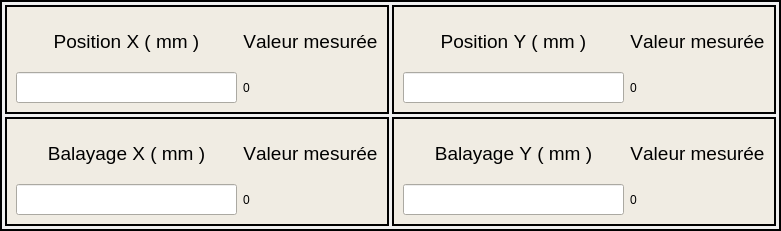
       <widget class="QFrame" name="frameSPECS2">
        <property name="geometry">
         <rect>
          <x>30</x>
          <y>460</y>
          <width>781</width>
          <height>231</height>
         </rect>
        </property>
        <property name="minimumSize">
         <size>
          <width>16</width>
          <height>196</height>
         </size>
        </property>
        <property name="palette">
         <palette>
          <active/>
          <inactive/>
          <disabled/>
         </palette>
        </property>
        <property name="autoFillBackground">
         <bool>false</bool>
        </property>
        <property name="frameShape">
         <enum>QFrame::Shape::WinPanel</enum>
        </property>
        <property name="frameShadow">
         <enum>QFrame::Shadow::Plain</enum>
        </property>
        <property name="lineWidth">
         <number>1</number>
        </property>
        <property name="midLineWidth">
         <number>0</number>
        </property>
        <layout class="QGridLayout">
         <property name="margin" stdset="0">
          <number>3</number>
         </property>
         <property name="spacing">
          <number>3</number>
         </property>
         <item row="1" column="1">
          <widget class="QFrame" name="frameBalayageY">
           <property name="palette">
            <palette>
             <active>
              <colorrole role="Base">
               <brush brushstyle="SolidPattern">
                <color alpha="255">
                 <red>255</red>
                 <green>255</green>
                 <blue>255</blue>
                </color>
               </brush>
              </colorrole>
              <colorrole role="Window">
               <brush brushstyle="SolidPattern">
                <color alpha="255">
                 <red>240</red>
                 <green>236</green>
                 <blue>227</blue>
                </color>
               </brush>
              </colorrole>
             </active>
             <inactive>
              <colorrole role="Base">
               <brush brushstyle="SolidPattern">
                <color alpha="255">
                 <red>255</red>
                 <green>255</green>
                 <blue>255</blue>
                </color>
               </brush>
              </colorrole>
              <colorrole role="Window">
               <brush brushstyle="SolidPattern">
                <color alpha="255">
                 <red>240</red>
                 <green>236</green>
                 <blue>227</blue>
                </color>
               </brush>
              </colorrole>
             </inactive>
             <disabled>
              <colorrole role="Base">
               <brush brushstyle="SolidPattern">
                <color alpha="255">
                 <red>240</red>
                 <green>236</green>
                 <blue>227</blue>
                </color>
               </brush>
              </colorrole>
              <colorrole role="Window">
               <brush brushstyle="SolidPattern">
                <color alpha="255">
                 <red>240</red>
                 <green>236</green>
                 <blue>227</blue>
                </color>
               </brush>
              </colorrole>
             </disabled>
            </palette>
           </property>
           <property name="autoFillBackground">
            <bool>true</bool>
           </property>
           <property name="frameShape">
            <enum>QFrame::Shape::WinPanel</enum>
           </property>
           <property name="frameShadow">
            <enum>QFrame::Shadow::Plain</enum>
           </property>
           <property name="lineWidth">
            <number>1</number>
           </property>
           <layout class="QGridLayout" name="_2">
            <property name="spacing">
             <number>6</number>
            </property>
            <item row="1" column="0">
             <widget class="QLineEdit" name="lineEditBalayageY">
              <property name="font">
               <font>
                <pointsize>14</pointsize>
                <bold>true</bold>
                <strikeout>false</strikeout>
                <kerning>false</kerning>
               </font>
              </property>
             </widget>
            </item>
            <item row="0" column="0">
             <widget class="QLabel" name="label_9">
              <property name="font">
               <font>
                <pointsize>14</pointsize>
                <bold>false</bold>
                <strikeout>false</strikeout>
                <kerning>false</kerning>
               </font>
              </property>
              <property name="text">
               <string>Balayage Y ( mm )</string>
              </property>
              <property name="alignment">
               <set>Qt::AlignmentFlag::AlignCenter</set>
              </property>
             </widget>
            </item>
            <item row="0" column="1">
             <widget class="QLabel" name="valeurMesurer_8">
              <property name="font">
               <font>
                <pointsize>14</pointsize>
                <bold>false</bold>
                <strikeout>false</strikeout>
                <kerning>false</kerning>
               </font>
              </property>
              <property name="text">
               <string>Valeur mesurée</string>
              </property>
              <property name="alignment">
               <set>Qt::AlignmentFlag::AlignCenter</set>
              </property>
             </widget>
            </item>
            <item row="1" column="1">
             <widget class="QLabel" name="valeurMesurerBalayageY">
              <property name="styleSheet">
               <string notr="true">font: 20pt &quot;Segoe UI&quot;;</string>
              </property>
              <property name="text">
               <string>0</string>
              </property>
             </widget>
            </item>
           </layout>
          </widget>
         </item>
         <item row="1" column="0">
          <widget class="QFrame" name="frameBalayageX">
           <property name="palette">
            <palette>
             <active>
              <colorrole role="Base">
               <brush brushstyle="SolidPattern">
                <color alpha="255">
                 <red>255</red>
                 <green>255</green>
                 <blue>255</blue>
                </color>
               </brush>
              </colorrole>
              <colorrole role="Window">
               <brush brushstyle="SolidPattern">
                <color alpha="255">
                 <red>240</red>
                 <green>236</green>
                 <blue>227</blue>
                </color>
               </brush>
              </colorrole>
             </active>
             <inactive>
              <colorrole role="Base">
               <brush brushstyle="SolidPattern">
                <color alpha="255">
                 <red>255</red>
                 <green>255</green>
                 <blue>255</blue>
                </color>
               </brush>
              </colorrole>
              <colorrole role="Window">
               <brush brushstyle="SolidPattern">
                <color alpha="255">
                 <red>240</red>
                 <green>236</green>
                 <blue>227</blue>
                </color>
               </brush>
              </colorrole>
             </inactive>
             <disabled>
              <colorrole role="Base">
               <brush brushstyle="SolidPattern">
                <color alpha="255">
                 <red>240</red>
                 <green>236</green>
                 <blue>227</blue>
                </color>
               </brush>
              </colorrole>
              <colorrole role="Window">
               <brush brushstyle="SolidPattern">
                <color alpha="255">
                 <red>240</red>
                 <green>236</green>
                 <blue>227</blue>
                </color>
               </brush>
              </colorrole>
             </disabled>
            </palette>
           </property>
           <property name="autoFillBackground">
            <bool>true</bool>
           </property>
           <property name="frameShape">
            <enum>QFrame::Shape::WinPanel</enum>
           </property>
           <property name="frameShadow">
            <enum>QFrame::Shadow::Plain</enum>
           </property>
           <property name="lineWidth">
            <number>1</number>
           </property>
           <layout class="QGridLayout" name="_4">
            <property name="spacing">
             <number>6</number>
            </property>
            <item row="1" column="0">
             <widget class="QLineEdit" name="lineEditBalayageX">
              <property name="font">
               <font>
                <pointsize>14</pointsize>
                <bold>true</bold>
                <strikeout>false</strikeout>
                <kerning>false</kerning>
               </font>
              </property>
             </widget>
            </item>
            <item row="0" column="0">
             <widget class="QLabel" name="labelBalayageX">
              <property name="font">
               <font>
                <pointsize>14</pointsize>
                <bold>false</bold>
                <strikeout>false</strikeout>
                <kerning>false</kerning>
               </font>
              </property>
              <property name="mouseTracking">
               <bool>false</bool>
              </property>
              <property name="text">
               <string>Balayage X ( mm )</string>
              </property>
              <property name="alignment">
               <set>Qt::AlignmentFlag::AlignCenter</set>
              </property>
             </widget>
            </item>
            <item row="0" column="1">
             <widget class="QLabel" name="valeurMesurer_7">
              <property name="font">
               <font>
                <pointsize>14</pointsize>
                <bold>false</bold>
                <strikeout>false</strikeout>
                <kerning>false</kerning>
               </font>
              </property>
              <property name="text">
               <string>Valeur mesurée</string>
              </property>
              <property name="alignment">
               <set>Qt::AlignmentFlag::AlignCenter</set>
              </property>
             </widget>
            </item>
            <item row="1" column="1">
             <widget class="QLabel" name="valeurMesurerBalayageX">
              <property name="styleSheet">
               <string notr="true">font: 20pt &quot;Segoe UI&quot;;</string>
              </property>
              <property name="text">
               <string>0</string>
              </property>
             </widget>
            </item>
           </layout>
          </widget>
         </item>
         <item row="0" column="0">
          <widget class="QFrame" name="framePositionX">
           <property name="palette">
            <palette>
             <active>
              <colorrole role="Base">
               <brush brushstyle="SolidPattern">
                <color alpha="255">
                 <red>255</red>
                 <green>255</green>
                 <blue>255</blue>
                </color>
               </brush>
              </colorrole>
              <colorrole role="Window">
               <brush brushstyle="SolidPattern">
                <color alpha="255">
                 <red>240</red>
                 <green>236</green>
                 <blue>227</blue>
                </color>
               </brush>
              </colorrole>
             </active>
             <inactive>
              <colorrole role="Base">
               <brush brushstyle="SolidPattern">
                <color alpha="255">
                 <red>255</red>
                 <green>255</green>
                 <blue>255</blue>
                </color>
               </brush>
              </colorrole>
              <colorrole role="Window">
               <brush brushstyle="SolidPattern">
                <color alpha="255">
                 <red>240</red>
                 <green>236</green>
                 <blue>227</blue>
                </color>
               </brush>
              </colorrole>
             </inactive>
             <disabled>
              <colorrole role="Base">
               <brush brushstyle="SolidPattern">
                <color alpha="255">
                 <red>240</red>
                 <green>236</green>
                 <blue>227</blue>
                </color>
               </brush>
              </colorrole>
              <colorrole role="Window">
               <brush brushstyle="SolidPattern">
                <color alpha="255">
                 <red>240</red>
                 <green>236</green>
                 <blue>227</blue>
                </color>
               </brush>
              </colorrole>
             </disabled>
            </palette>
           </property>
           <property name="autoFillBackground">
            <bool>true</bool>
           </property>
           <property name="frameShape">
            <enum>QFrame::Shape::WinPanel</enum>
           </property>
           <property name="frameShadow">
            <enum>QFrame::Shadow::Plain</enum>
           </property>
           <property name="lineWidth">
            <number>1</number>
           </property>
           <layout class="QGridLayout" name="_5">
            <property name="spacing">
             <number>6</number>
            </property>
            <item row="0" column="0">
             <widget class="QLabel" name="labelPositionX">
              <property name="font">
               <font>
                <pointsize>14</pointsize>
                <bold>false</bold>
                <strikeout>false</strikeout>
                <kerning>false</kerning>
               </font>
              </property>
              <property name="text">
               <string>Position X ( mm )</string>
              </property>
              <property name="alignment">
               <set>Qt::AlignmentFlag::AlignCenter</set>
              </property>
             </widget>
            </item>
            <item row="1" column="0">
             <widget class="QLineEdit" name="lineEditPositionX">
              <property name="font">
               <font>
                <pointsize>14</pointsize>
                <bold>true</bold>
                <strikeout>false</strikeout>
                <kerning>false</kerning>
               </font>
              </property>
             </widget>
            </item>
            <item row="0" column="1">
             <widget class="QLabel" name="valeurMesurer_5">
              <property name="font">
               <font>
                <pointsize>14</pointsize>
                <bold>false</bold>
                <strikeout>false</strikeout>
                <kerning>false</kerning>
               </font>
              </property>
              <property name="text">
               <string>Valeur mesurée</string>
              </property>
              <property name="alignment">
               <set>Qt::AlignmentFlag::AlignCenter</set>
              </property>
             </widget>
            </item>
            <item row="1" column="1">
             <widget class="QLabel" name="valeurMesurerPositionX">
              <property name="styleSheet">
               <string notr="true">font: 20pt &quot;Segoe UI&quot;;</string>
              </property>
              <property name="text">
               <string>0</string>
              </property>
             </widget>
            </item>
           </layout>
          </widget>
         </item>
         <item row="0" column="1">
          <widget class="QFrame" name="framePositionY">
           <property name="palette">
            <palette>
             <active>
              <colorrole role="Base">
               <brush brushstyle="SolidPattern">
                <color alpha="255">
                 <red>255</red>
                 <green>255</green>
                 <blue>255</blue>
                </color>
               </brush>
              </colorrole>
              <colorrole role="Window">
               <brush brushstyle="SolidPattern">
                <color alpha="255">
                 <red>240</red>
                 <green>236</green>
                 <blue>227</blue>
                </color>
               </brush>
              </colorrole>
             </active>
             <inactive>
              <colorrole role="Base">
               <brush brushstyle="SolidPattern">
                <color alpha="255">
                 <red>255</red>
                 <green>255</green>
                 <blue>255</blue>
                </color>
               </brush>
              </colorrole>
              <colorrole role="Window">
               <brush brushstyle="SolidPattern">
                <color alpha="255">
                 <red>240</red>
                 <green>236</green>
                 <blue>227</blue>
                </color>
               </brush>
              </colorrole>
             </inactive>
             <disabled>
              <colorrole role="Base">
               <brush brushstyle="SolidPattern">
                <color alpha="255">
                 <red>240</red>
                 <green>236</green>
                 <blue>227</blue>
                </color>
               </brush>
              </colorrole>
              <colorrole role="Window">
               <brush brushstyle="SolidPattern">
                <color alpha="255">
                 <red>240</red>
                 <green>236</green>
                 <blue>227</blue>
                </color>
               </brush>
              </colorrole>
             </disabled>
            </palette>
           </property>
           <property name="autoFillBackground">
            <bool>true</bool>
           </property>
           <property name="frameShape">
            <enum>QFrame::Shape::WinPanel</enum>
           </property>
           <property name="frameShadow">
            <enum>QFrame::Shadow::Plain</enum>
           </property>
           <property name="lineWidth">
            <number>1</number>
           </property>
           <layout class="QGridLayout" name="_3">
            <property name="spacing">
             <number>6</number>
            </property>
            <item row="0" column="0">
             <widget class="QLabel" name="labelPositionY">
              <property name="font">
               <font>
                <pointsize>14</pointsize>
                <bold>false</bold>
                <strikeout>false</strikeout>
                <kerning>false</kerning>
               </font>
              </property>
              <property name="text">
               <string>Position Y ( mm )</string>
              </property>
              <property name="alignment">
               <set>Qt::AlignmentFlag::AlignCenter</set>
              </property>
             </widget>
            </item>
            <item row="1" column="0">
             <widget class="QLineEdit" name="lineEditPositionY">
              <property name="font">
               <font>
                <pointsize>14</pointsize>
                <bold>true</bold>
                <strikeout>false</strikeout>
                <kerning>false</kerning>
               </font>
              </property>
             </widget>
            </item>
            <item row="0" column="1">
             <widget class="QLabel" name="valeurMesurer_6">
              <property name="font">
               <font>
                <pointsize>14</pointsize>
                <bold>false</bold>
                <strikeout>false</strikeout>
                <kerning>false</kerning>
               </font>
              </property>
              <property name="text">
               <string>Valeur mesurée</string>
              </property>
              <property name="alignment">
               <set>Qt::AlignmentFlag::AlignCenter</set>
              </property>
             </widget>
            </item>
            <item row="1" column="1">
             <widget class="QLabel" name="valeurMesurerPositionY">
              <property name="styleSheet">
               <string notr="true">font: 20pt &quot;Segoe UI&quot;;</string>
              </property>
              <property name="text">
               <string>0</string>
              </property>
             </widget>
            </item>
           </layout>
          </widget>
         </item>
        </layout>
       </widget>
